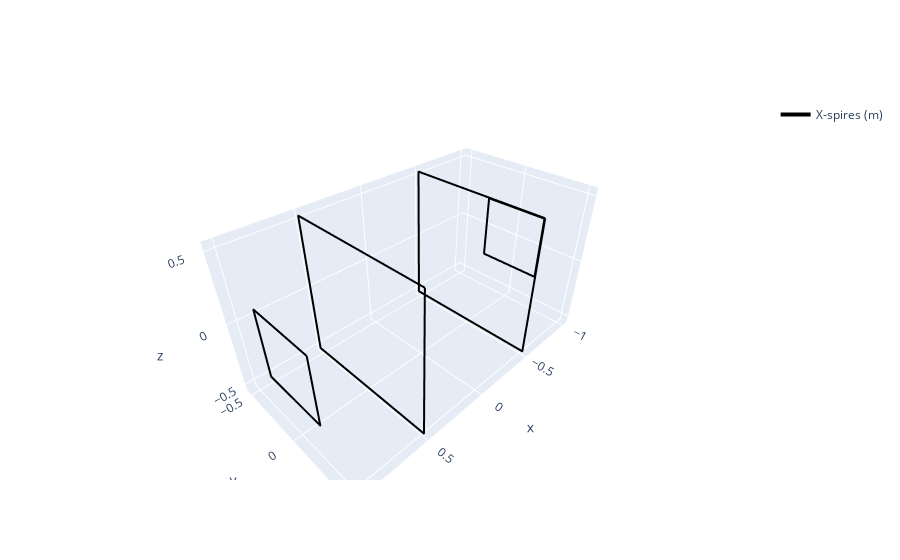

Notebook cell for this chart:
### Markdown cell above
Set the spires Geometry

### Code cell
##Spawn spires
spire_x_s = X_coil.square_spires(num_seg)

f0 = None
f0 = hplot.plot_spires(f0, spire_x_s, color='black', row=None, col=None)

f0.show()

### Figure 1 — Plotly figure (JSON) as saved in the notebook; plotly's stock layout.template omitted (floating-point values rounded to 4 significant figures; data arrays with more than 128 entries replaced by an {"elided": "..."} marker saying what was removed)
{"data": [{"legendgroup": "X-spires (m)", "line": {"color": "black", "width": 4}, "mode": "lines", "name": "X-spires (m)", "showlegend": true, "type": "scatter3d", "x": {"elided": "400 int values"}, "y": {"elided": "400 float values"}, "z": {"elided": "400 float values"}}, {"legendgroup": "X-spires (m)", "line": {"color": "black", "width": 4}, "mode": "lines", "showlegend": false, "type": "scatter3d", "x": {"elided": "400 float values"}, "y": {"elided": "400 float values"}, "z": {"elided": "400 float values"}}, {"legendgroup": "X-spires (m)", "line": {"color": "black", "width": 4}, "mode": "lines", "showlegend": false, "type": "scatter3d", "x": {"elided": "400 float values"}, "y": {"elided": "400 float values"}, "z": {"elided": "400 float values"}}, {"legendgroup": "X-spires (m)", "line": {"color": "black", "width": 4}, "mode": "lines", "showlegend": false, "type": "scatter3d", "x": {"elided": "400 int values"}, "y": {"elided": "400 float values"}, "z": {"elided": "400 float values"}}], "layout": {}}
